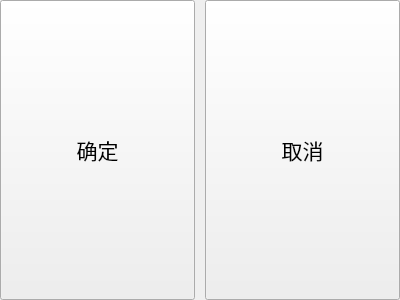
<?xml version="1.0" encoding="UTF-8"?>
<ui version="4.0">
 <class>QuestionForm</class>
 <widget class="QWidget" name="QuestionForm">
  <property name="geometry">
   <rect>
    <x>0</x>
    <y>0</y>
    <width>400</width>
    <height>300</height>
   </rect>
  </property>
  <property name="windowTitle">
   <string>Form</string>
  </property>
  <layout class="QGridLayout" name="gridLayout">
   <property name="leftMargin">
    <number>0</number>
   </property>
   <property name="topMargin">
    <number>0</number>
   </property>
   <property name="rightMargin">
    <number>0</number>
   </property>
   <property name="bottomMargin">
    <number>0</number>
   </property>
   <property name="horizontalSpacing">
    <number>10</number>
   </property>
   <property name="verticalSpacing">
    <number>0</number>
   </property>
   <item row="0" column="0">
    <widget class="QPushButton" name="btnOK">
     <property name="sizePolicy">
      <sizepolicy hsizetype="Minimum" vsizetype="Minimum">
       <horstretch>0</horstretch>
       <verstretch>0</verstretch>
      </sizepolicy>
     </property>
     <property name="font">
      <font>
       <family>Arial</family>
       <pointsize>16</pointsize>
      </font>
     </property>
     <property name="text">
      <string>确定</string>
     </property>
    </widget>
   </item>
   <item row="0" column="1">
    <widget class="QPushButton" name="btnCancel">
     <property name="sizePolicy">
      <sizepolicy hsizetype="Minimum" vsizetype="Minimum">
       <horstretch>0</horstretch>
       <verstretch>0</verstretch>
      </sizepolicy>
     </property>
     <property name="font">
      <font>
       <family>Arial</family>
       <pointsize>16</pointsize>
      </font>
     </property>
     <property name="text">
      <string>取消</string>
     </property>
    </widget>
   </item>
  </layout>
 </widget>
 <resources/>
 <connections/>
</ui>
